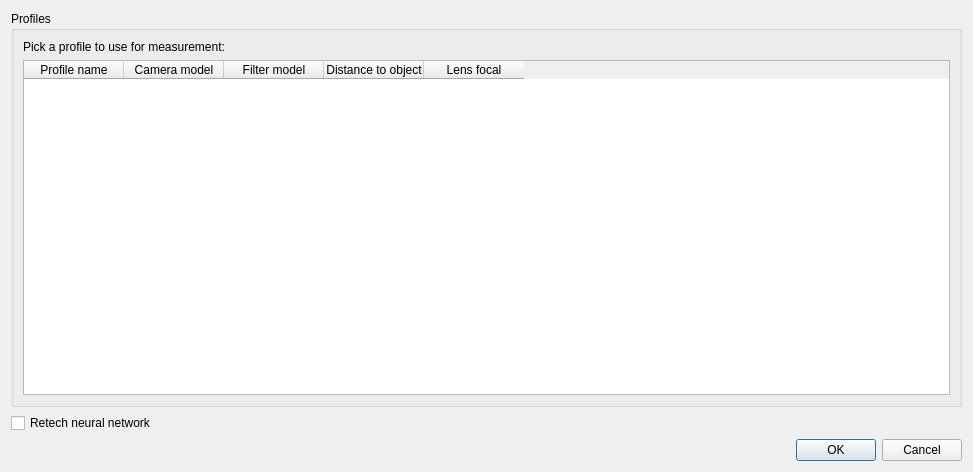
<?xml version="1.0" encoding="UTF-8"?>
<ui version="4.0">
 <class>ProfilePickingDialog</class>
 <widget class="QDialog" name="ProfilePickingDialog">
  <property name="geometry">
   <rect>
    <x>0</x>
    <y>0</y>
    <width>973</width>
    <height>472</height>
   </rect>
  </property>
  <property name="windowTitle">
   <string>Dialog</string>
  </property>
  <layout class="QVBoxLayout" name="verticalLayout">
   <item>
    <widget class="QGroupBox" name="groupBox">
     <property name="title">
      <string>Profiles</string>
     </property>
     <layout class="QGridLayout" name="gridLayout">
      <item row="0" column="0">
       <widget class="QLabel" name="label">
        <property name="text">
         <string>Pick a profile to use for measurement:</string>
        </property>
       </widget>
      </item>
      <item row="1" column="0">
       <widget class="QTableWidget" name="profiles_table">
        <column>
         <property name="text">
          <string>Profile name</string>
         </property>
        </column>
        <column>
         <property name="text">
          <string>Camera model</string>
         </property>
        </column>
        <column>
         <property name="text">
          <string>Filter model</string>
         </property>
        </column>
        <column>
         <property name="text">
          <string>Distance to object</string>
         </property>
        </column>
        <column>
         <property name="text">
          <string>Lens focal</string>
         </property>
        </column>
       </widget>
      </item>
     </layout>
    </widget>
   </item>
   <item>
    <widget class="QCheckBox" name="checkBox_ReteachNeuralNetwork">
     <property name="text">
      <string>Retech neural network</string>
     </property>
    </widget>
   </item>
   <item>
    <widget class="QDialogButtonBox" name="buttonBox">
     <property name="orientation">
      <enum>Qt::Horizontal</enum>
     </property>
     <property name="standardButtons">
      <set>QDialogButtonBox::Cancel|QDialogButtonBox::Ok</set>
     </property>
    </widget>
   </item>
  </layout>
 </widget>
 <resources/>
 <connections>
  <connection>
   <sender>buttonBox</sender>
   <signal>accepted()</signal>
   <receiver>ProfilePickingDialog</receiver>
   <slot>accept()</slot>
   <hints>
    <hint type="sourcelabel">
     <x>248</x>
     <y>254</y>
    </hint>
    <hint type="destinationlabel">
     <x>157</x>
     <y>274</y>
    </hint>
   </hints>
  </connection>
  <connection>
   <sender>buttonBox</sender>
   <signal>rejected()</signal>
   <receiver>ProfilePickingDialog</receiver>
   <slot>reject()</slot>
   <hints>
    <hint type="sourcelabel">
     <x>316</x>
     <y>260</y>
    </hint>
    <hint type="destinationlabel">
     <x>286</x>
     <y>274</y>
    </hint>
   </hints>
  </connection>
 </connections>
</ui>
